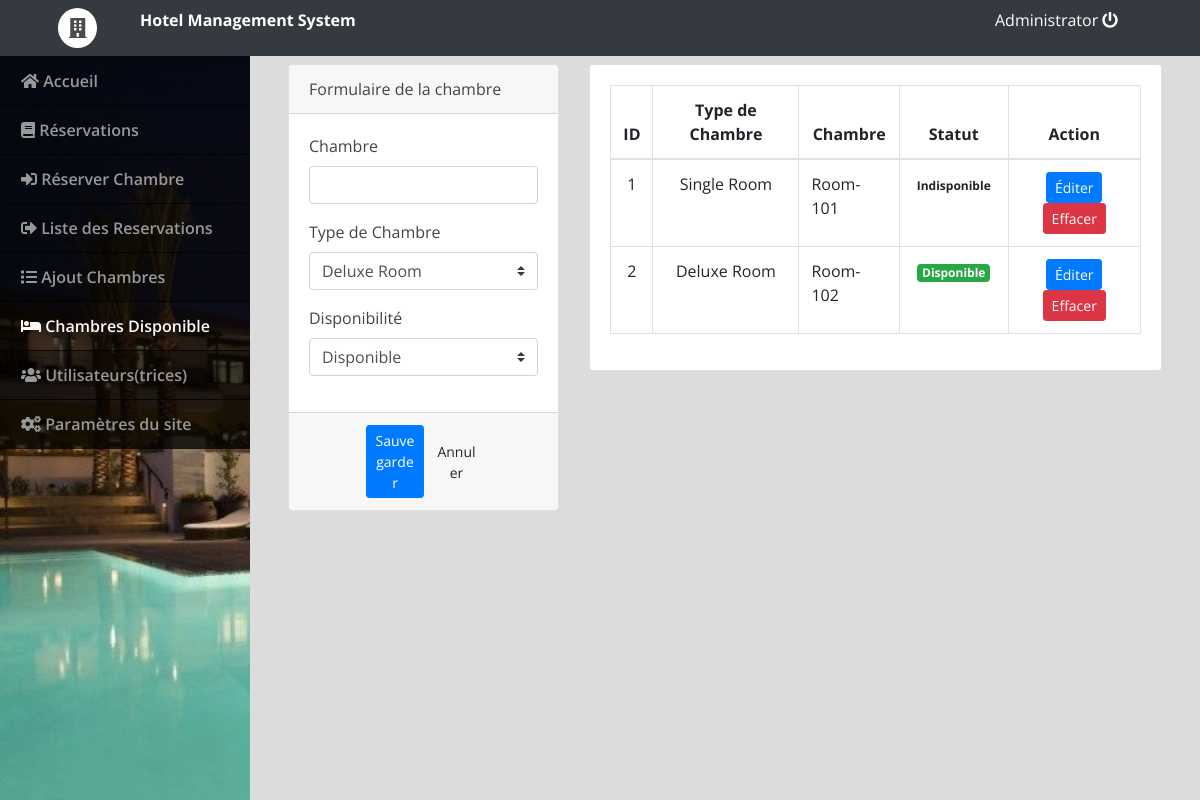
The page /admin/index.php?page=rooms (signed in) on the database its author committed.
### tables this page shows
CREATE TABLE `rooms` (
  `id` int(30) NOT NULL,
  `room` varchar(30) NOT NULL,
  `category_id` int(30) NOT NULL,
  `status` tinyint(1) NOT NULL DEFAULT 0 COMMENT '0 = Available , 1= Unvailables'
);

### admin/rooms.php (the view, shortened to what this page needs)
<?php include('db_connect.php');?>
<div class="container-fluid">
	<div class="col-lg-12">
		<div class="row">
			<div class="col-md-4">
			<form action="" id="manage-room">
				<div class="card">
					<div class="card-header">
						Formulaire de la chambre
				  	</div>
					<div class="card-body">
							<div class="form-group">
								<label class="control-label">Chambre</label>
								<input type="text" class="form-control" name="room">
							</div>
							<div class="form-group">
								<label class="control-label">Type de Chambre</label>
								<select class="custom-select browser-default" name="category_id">
									<?php
									$cat = $conn->query("SELECT * FROM room_categories order by name asc ");
									while($row= $cat->fetch_assoc()) {
										$cat_name[$row['id']] = $row['name'];
										?>
										<option value="<?php echo $row['id'] ?>"><?php echo $row['name'] ?></option>
									<?php
									}
									?>
								</select>
							</div>
							<div class="form-group">
								<label for="" class="control-label">Disponibilité</label>
								<select class="custom-select browser-default" name="status">
									<option value="0">Disponible</option>
								</select>
							</div>
					</div>
					<div class="card-footer">
						<div class="row">
							<div class="col-md-12">
								<button class="btn btn-sm btn-primary col-sm-3 offset-md-3"> Sauvegarder</button>
								<button class="btn btn-sm btn-default col-sm-3" type="button" onclick="$('#manage-room').get(0).reset()"> Annuler</button>
							</div>
						</div>
					</div>
				</div>
			</form>
			</div>
			<div class="col-md-8">
				<div class="card">
					<div class="card-body">
						<table class="table table-bordered table-hover">
							<thead>
								<tr>
									<th class="text-center">ID</th>
									<th class="text-center">Type de Chambre</th>
									<th class="text-center">Chambre</th>
									<th class="text-center">Statut</th>
									<th class="text-center">Action</th>
								</tr>
							</thead>
							<tbody>
								<?php
								$i = 1;
								$rooms = $conn->query("SELECT * FROM rooms order by id asc");
								while($row=$rooms->fetch_assoc()):
								?>
								<tr>
									<td class="text-center"><?php echo $i++ ?></td>
									<td class="text-center"><?php echo $cat_name[$row['category_id']] ?></td>
									<td class=""><?php echo $row['room'] ?></td>
									<?php if($row['status'] == 0): ?>
										<td class="text-center"><span class="badge badge-success">Disponible</span></td>
									<?php else: ?>
										<td class="text-center"><span class="badge badge-default">Indisponible</span></td>
									<?php endif; ?>
									<td class="text-center">
										<button class="btn btn-sm btn-primary edit_cat" type="button" data-id="<?php echo $row['id'] ?>" data-room="<?php echo $row['room'] ?>" data-category_id="<?php echo $row['category_id'] ?>" data-status="<?php echo $row['status'] ?>">Éditer</button>
										<button class="btn btn-sm btn-danger delete_cat" type="button" data-id="<?php echo $row['id'] ?>">Effacer</button>
									</td>
								</tr>
								<?php endwhile; ?>
							</tbody>
						</table>
					</div>
				</div>
			</div>
		</div>
	</div>
</div>

### admin/assets/css/style.css (style rules this page uses)
body { font-family: "Open Sans", sans-serif; color: #444444; width: 100%; height: calc(100%); }

### admin/index.php (style rules this page uses)
body { background: #80808045; }

### rows shown on the page
rooms: category "Single Room", room "Room-101", status "Indisponible"
rooms: category "Deluxe Room", room "Room-102", status "Disponible"

### other values the page prints
$_SESSION['setting_hotel_name'] "Hotel Management System"
$_SESSION['login_name'] "Administrator"
form field category_id "Deluxe Room"
